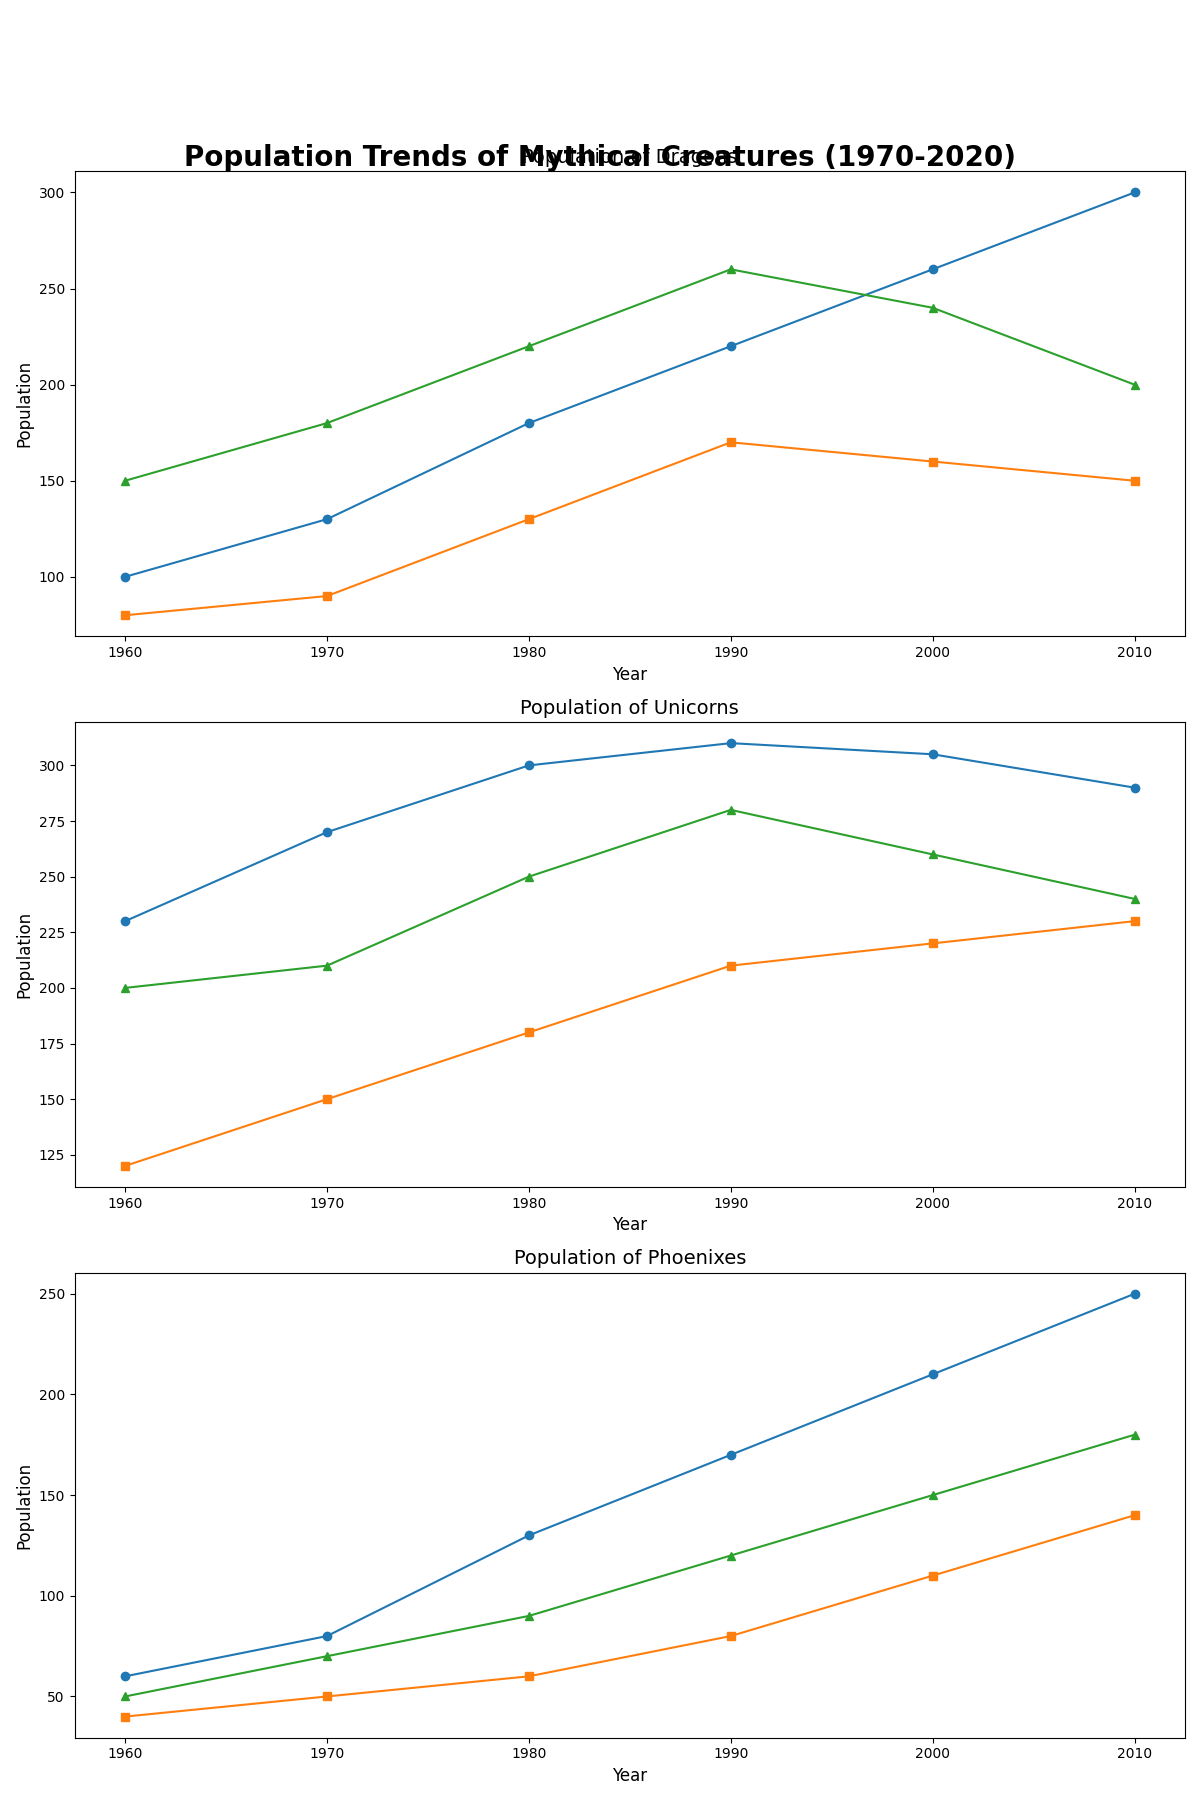

Python code for this plot:
import matplotlib.pyplot as plt
import numpy as np

years = np.arange(1960, 2020, 10)

dragons_north = [150, 180, 220, 260, 240, 200]
dragons_east = [100, 130, 180, 220, 260, 300]
dragons_west = [80, 90, 130, 170, 160, 150]

unicorns_north = [200, 210, 250, 280, 260, 240]
unicorns_east = [230, 270, 300, 310, 305, 290]
unicorns_west = [120, 150, 180, 210, 220, 230]

phoenixes_north = [50, 70, 90, 120, 150, 180]
phoenixes_east = [60, 80, 130, 170, 210, 250]
phoenixes_west = [40, 50, 60, 80, 110, 140]

def plot_creature(ax, years, data_north, data_east, data_west, creature_name):
    ax.plot(years, data_east, marker='o')
    ax.plot(years, data_west, marker='s')
    ax.plot(years, data_north, marker='^')
    ax.set_title(f'Population of {creature_name}', fontsize=14)
    ax.set_xlabel('Year', fontsize=12)
    ax.set_ylabel('Population', fontsize=12)

fig, axes = plt.subplots(3, 1, figsize=(12, 18))

plot_creature(axes[0], years, dragons_north, dragons_east, dragons_west, 'Dragons')
plot_creature(axes[1], years, unicorns_north, unicorns_east, unicorns_west, 'Unicorns')
plot_creature(axes[2], years, phoenixes_north, phoenixes_east, phoenixes_west, 'Phoenixes')

fig.suptitle('Population Trends of Mythical Creatures (1970-2020)', fontsize=20, fontweight='bold', y=0.92)
plt.tight_layout(rect=[0, 0, 1, 0.95])

plt.show()
